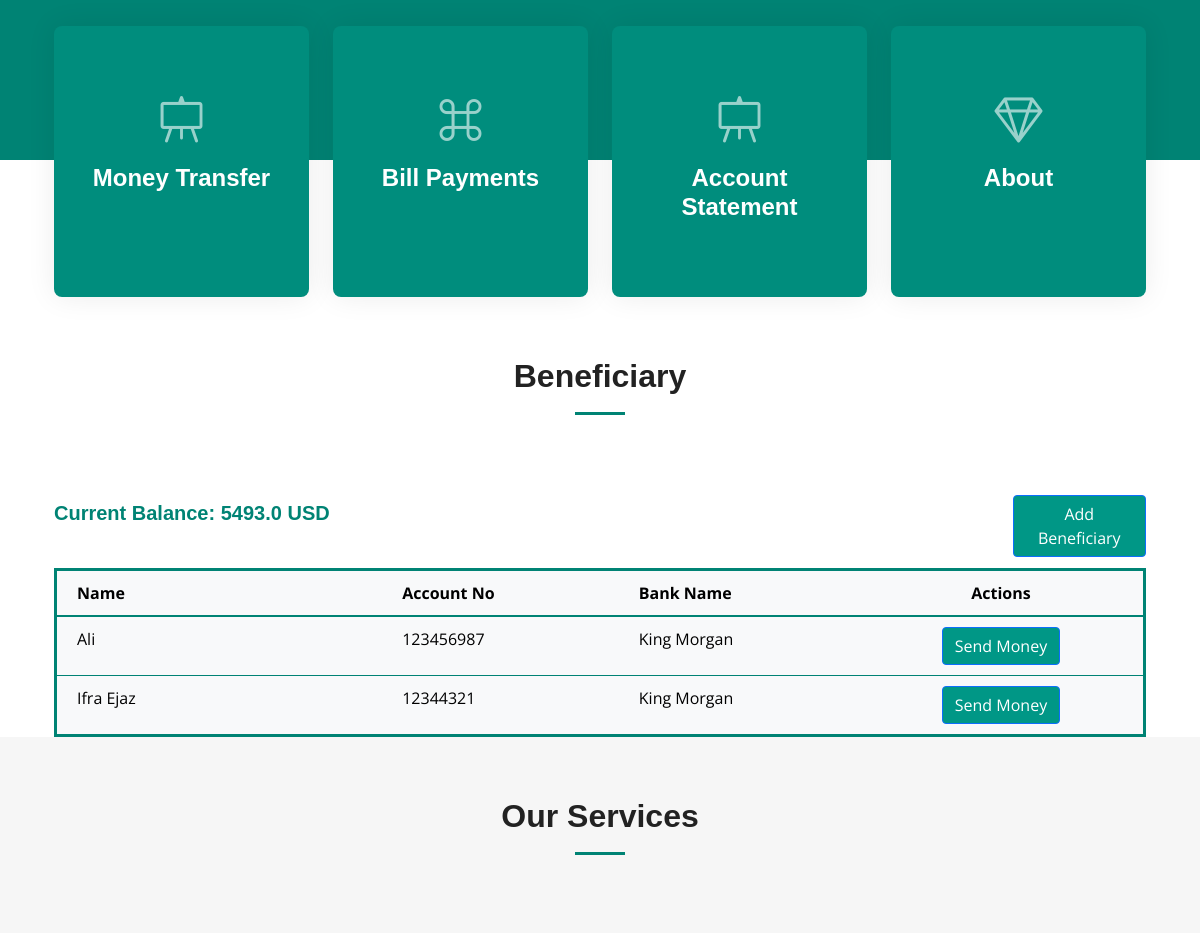
The page /beneficiary/ (signed in, middle part) on the database as committed earlier.
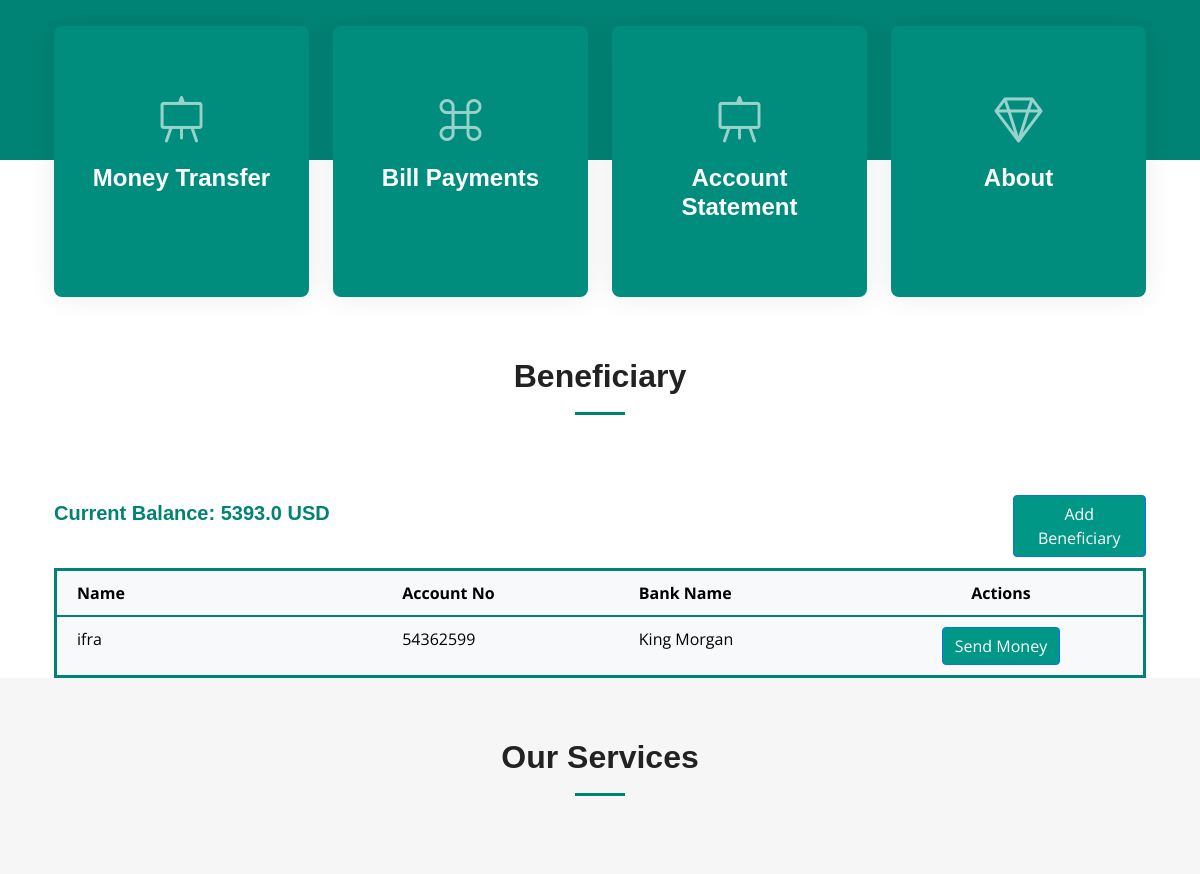
The same page on the database as committed later.
### app/models.py (models this page shows)
class Accounts(models.Model):
    SAVING = 'Saving'
    CURRENT = 'Current'
    FIXED_DEPOSIT = 'Fixed Deposit'
    ACCOUNT_TYPE_CHOICES = [
        (SAVING, 'Saving'),
        (CURRENT, 'Current'),
        (FIXED_DEPOSIT, 'Fixed Deposit'),
    ]
    ACTIVE = 'Active'
    INACTIVE = 'Inactive'
    STATUS_CHOICES = [
        (ACTIVE, 'Active'),
        (INACTIVE, 'Inactive'),
    ]
    user = models.ForeignKey(User, on_delete=models.CASCADE)
    account_number = models.CharField(max_length=100, unique=True)
    balance = models.FloatField()
    account_type = models.CharField(max_length=20, choices=ACCOUNT_TYPE_CHOICES, default=CURRENT)
    status = models.CharField(max_length=20, choices=STATUS_CHOICES, default=ACTIVE)
    bank_id = models.ForeignKey('Banks', on_delete=models.CASCADE, default=11)

class Beneficiary(models.Model):
    user = models.ForeignKey(User, on_delete=models.CASCADE)
    account_number = models.CharField(max_length=20, default=0)
    name = models.CharField(max_length=100)
    bank = models.ForeignKey(Banks, on_delete=models.CASCADE, default=11)

class Banks(models.Model):
    name = models.CharField(max_length=100)
    swift_code = models.CharField(max_length=20,unique= True)

### app/views.py (the view)
# urls.py: path('beneficiary/', views.beneficiary, name='beneficiary'),
def beneficiary(request):
    user_id = request.session.get('user')
    user = get_object_or_404(User, pk=user_id)
    account = get_object_or_404(Accounts, user_id=user)
    beneficiaries = Beneficiary.objects.filter(user=user).select_related('bank')
    banks = Banks.objects.all()
    print(account.balance)
    return render(request, 'dashboard/beneficiary.html', {
        'beneficiaries': beneficiaries,
        'services': services,
        'banks': banks,
        'account': account
    })

### app/templates/Dashboard/beneficiary.html (shortened to what this page needs)
{% extends 'Dashboard/index.html' %}
{% load static %}
{% block extra_head %}
  <link href="https://cdnjs.cloudflare.com/ajax/libs/font-awesome/5.15.3/css/all.min.css" rel="stylesheet">
{% endblock extra_head %}
{% block content %}
<div class="section-header">
  <h2>Beneficiary</h2>
</div>
<div class="container">
    <div class="row">
        <div class="col-6">
            <h5 style="font-weight: bold; font-family: 'Arial', sans-serif; color: #008374; margin-top: 1%;">
                Current Balance: {{ account.balance }} USD
            </h5>
        </div>
        <div class="col-6">
            <a href="#" class="btn btn-primary" style="background-color:#009786; margin-left: 75%; margin-bottom: 2%;" data-bs-toggle="modal" data-bs-target="#addBeneficiaryModal">
                Add Beneficiary
            </a>
        </div>
    </div>
    <div class="row">
        <div class="col-12">
            <table class="table table-borderless table-hover" style="border-collapse: collapse; border: 3px solid #008374; margin-bottom: 0;">
                <thead style="border-bottom: 2px solid #008374; background-color: #f8f9fa;">
                    <tr>
                        <th style="padding: 10px 20px; width: 30%; border-bottom: 1px solid #008374;">Name</th>
                        <th style="padding: 10px 20px; border-bottom: 1px solid #008374;">Account No</th>
                        <th style="padding: 10px 20px; border-bottom: 1px solid #008374;">Bank Name</th>
                        <th style="padding: 10px 20px; border-bottom: 1px solid #008374; text-align: center;">Actions</th>
                    </tr>
                </thead>
                <tbody style="border: 2px solid #008374; background-color: #f8f9fa;">
                    {% for beneficiary in beneficiaries %}
                    <tr style="border-bottom: 1px solid #008374;">
                        <td style="padding: 10px 20px;">{{ beneficiary.name }}</td>
                        <td style="padding: 10px 20px;">{{ beneficiary.account_number }}</td>
                        <td style="padding: 10px 20px;">{{ beneficiary.bank.name }}</td>
                        <td style="padding: 10px 20px; text-align: center;">
                            <a href="{% url 'fundtransfer' %}?name={{ beneficiary.name }}&account={{ beneficiary.account_number }}&bank={{ beneficiary.bank.id }}&balance={{account.balance}}" class="btn btn-primary" style="background-color:#009786;">
                                Send Money
                            </a>
                        </td>
                    </tr>
                    {% endfor %}
                </tbody>
            </table>
        </div>
    </div>
</div>
<section id="services" class="services sections-bg">
  <div class="container" data-aos="fade-up">
    <div class="section-header">
      <h2>Our Services</h2>
    </div>
    <div class="row gy-4" data-aos="fade-up" data-aos-delay="100">
    </div>
  </div>
</section>
{% endblock content %}

Rows that differ between the two databases and show on the page:
removed Beneficiary: name "Ali", account_number "123456987", bank.name "King Morgan"
removed Beneficiary: name "Ifra Ejaz", account_number "12344321", bank.name "King Morgan"
changed Accounts: balance "5493.0" → "5393.0"
added Beneficiary: name "ifra", account_number "54362599", bank.name "King Morgan"
